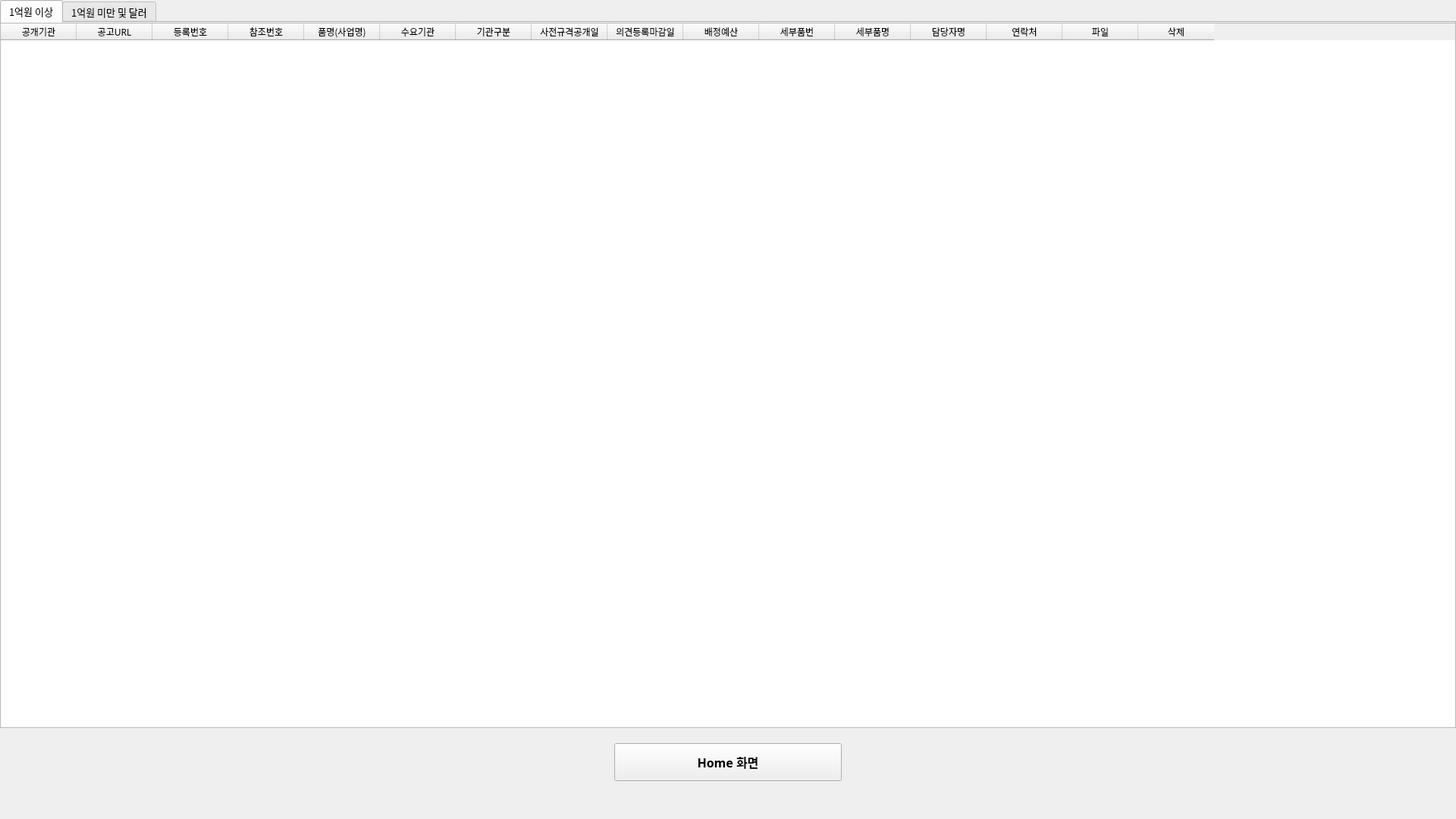
<?xml version="1.0" encoding="UTF-8"?>
<ui version="4.0">
 <class>RFIList</class>
 <widget class="QMainWindow" name="RFIList">
  <property name="geometry">
   <rect>
    <x>0</x>
    <y>0</y>
    <width>1920</width>
    <height>1080</height>
   </rect>
  </property>
  <property name="font">
   <font>
    <family>Agency FB</family>
    <pointsize>10</pointsize>
   </font>
  </property>
  <property name="windowTitle">
   <string>RFI Collector</string>
  </property>
  <property name="iconSize">
   <size>
    <width>30</width>
    <height>30</height>
   </size>
  </property>
  <widget class="QWidget" name="centralwidget">
   <widget class="QTableWidget" name="listTable">
    <property name="geometry">
     <rect>
      <x>0</x>
      <y>30</y>
      <width>1920</width>
      <height>930</height>
     </rect>
    </property>
    <property name="minimumSize">
     <size>
      <width>1920</width>
      <height>0</height>
     </size>
    </property>
    <property name="font">
     <font>
      <pointsize>9</pointsize>
     </font>
    </property>
    <property name="lineWidth">
     <number>1</number>
    </property>
    <property name="midLineWidth">
     <number>1</number>
    </property>
    <property name="editTriggers">
     <set>QAbstractItemView::NoEditTriggers</set>
    </property>
    <property name="tabKeyNavigation">
     <bool>false</bool>
    </property>
    <property name="showDropIndicator" stdset="0">
     <bool>false</bool>
    </property>
    <property name="dragEnabled">
     <bool>true</bool>
    </property>
    <property name="dragDropOverwriteMode">
     <bool>false</bool>
    </property>
    <property name="dragDropMode">
     <enum>QAbstractItemView::DragOnly</enum>
    </property>
    <property name="defaultDropAction">
     <enum>Qt::IgnoreAction</enum>
    </property>
    <property name="iconSize">
     <size>
      <width>0</width>
      <height>0</height>
     </size>
    </property>
    <property name="gridStyle">
     <enum>Qt::SolidLine</enum>
    </property>
    <property name="sortingEnabled">
     <bool>false</bool>
    </property>
    <attribute name="horizontalHeaderVisible">
     <bool>true</bool>
    </attribute>
    <attribute name="horizontalHeaderCascadingSectionResizes">
     <bool>false</bool>
    </attribute>
    <attribute name="horizontalHeaderDefaultSectionSize">
     <number>100</number>
    </attribute>
    <attribute name="horizontalHeaderMinimumSectionSize">
     <number>50</number>
    </attribute>
    <attribute name="verticalHeaderVisible">
     <bool>true</bool>
    </attribute>
    <attribute name="verticalHeaderDefaultSectionSize">
     <number>50</number>
    </attribute>
    <column>
     <property name="text">
      <string>공개기관</string>
     </property>
    </column>
    <column>
     <property name="text">
      <string>공고URL</string>
     </property>
    </column>
    <column>
     <property name="text">
      <string>등록번호</string>
     </property>
    </column>
    <column>
     <property name="text">
      <string>참조번호</string>
     </property>
    </column>
    <column>
     <property name="text">
      <string>품명(사업명)</string>
     </property>
    </column>
    <column>
     <property name="text">
      <string>수요기관</string>
     </property>
    </column>
    <column>
     <property name="text">
      <string>기관구분</string>
     </property>
    </column>
    <column>
     <property name="text">
      <string>사전규격공개일</string>
     </property>
    </column>
    <column>
     <property name="text">
      <string>의견등록마감일</string>
     </property>
    </column>
    <column>
     <property name="text">
      <string>배정예산</string>
     </property>
    </column>
    <column>
     <property name="text">
      <string>세부품번</string>
     </property>
    </column>
    <column>
     <property name="text">
      <string>세부품명</string>
     </property>
    </column>
    <column>
     <property name="text">
      <string>담당자명</string>
     </property>
    </column>
    <column>
     <property name="text">
      <string>연락처</string>
     </property>
    </column>
    <column>
     <property name="text">
      <string>파일</string>
     </property>
    </column>
    <column>
     <property name="text">
      <string>삭제</string>
     </property>
    </column>
   </widget>
   <widget class="QPushButton" name="homeButton">
    <property name="geometry">
     <rect>
      <x>810</x>
      <y>980</y>
      <width>300</width>
      <height>50</height>
     </rect>
    </property>
    <property name="sizePolicy">
     <sizepolicy hsizetype="Expanding" vsizetype="Expanding">
      <horstretch>0</horstretch>
      <verstretch>0</verstretch>
     </sizepolicy>
    </property>
    <property name="font">
     <font>
      <pointsize>12</pointsize>
      <weight>75</weight>
      <bold>true</bold>
     </font>
    </property>
    <property name="text">
     <string>Home 화면</string>
    </property>
   </widget>
   <widget class="QTabWidget" name="moreLessTab">
    <property name="geometry">
     <rect>
      <x>0</x>
      <y>0</y>
      <width>1920</width>
      <height>950</height>
     </rect>
    </property>
    <property name="currentIndex">
     <number>0</number>
    </property>
    <widget class="QWidget" name="moreTab">
     <attribute name="title">
      <string>1억원 이상</string>
     </attribute>
    </widget>
    <widget class="QWidget" name="lessTab">
     <attribute name="title">
      <string>1억원 미만 및 달러</string>
     </attribute>
    </widget>
   </widget>
   <zorder>moreLessTab</zorder>
   <zorder>listTable</zorder>
   <zorder>homeButton</zorder>
  </widget>
 </widget>
 <resources/>
 <connections/>
</ui>
